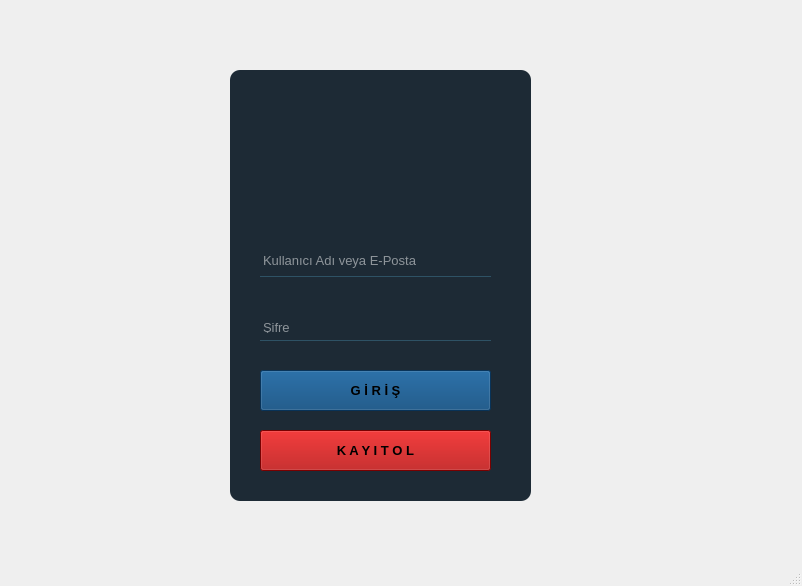
<?xml version="1.0" encoding="UTF-8"?>
<ui version="4.0">
 <class>MainWindow</class>
 <widget class="QMainWindow" name="MainWindow">
  <property name="geometry">
   <rect>
    <x>0</x>
    <y>0</y>
    <width>802</width>
    <height>586</height>
   </rect>
  </property>
  <property name="windowTitle">
   <string>MainWindow</string>
  </property>
  <widget class="QWidget" name="centralwidget">
   <widget class="QStackedWidget" name="stackedWidget">
    <property name="geometry">
     <rect>
      <x>20</x>
      <y>10</y>
      <width>781</width>
      <height>601</height>
     </rect>
    </property>
    <property name="styleSheet">
     <string notr="true"/>
    </property>
    <property name="currentIndex">
     <number>0</number>
    </property>
    <widget class="QWidget" name="page">
     <widget class="QLabel" name="label">
      <property name="geometry">
       <rect>
        <x>210</x>
        <y>60</y>
        <width>301</width>
        <height>431</height>
       </rect>
      </property>
      <property name="styleSheet">
       <string notr="true">background-color:rgba(16,30,41,240);
border-radius:10px;</string>
      </property>
      <property name="text">
       <string/>
      </property>
     </widget>
     <widget class="QLineEdit" name="lineEdit">
      <property name="geometry">
       <rect>
        <x>240</x>
        <y>240</y>
        <width>231</width>
        <height>27</height>
       </rect>
      </property>
      <property name="font">
       <font>
        <pointsize>10</pointsize>
       </font>
      </property>
      <property name="styleSheet">
       <string notr="true">background-color:rgba(0,0,0,0);
border:1px solid rgba(0,0,0,0);
border-bottom-color:rgba(46,82,101,255);
color:rgba(255,255,255);
padding-bottom:7px</string>
      </property>
      <property name="placeholderText">
       <string>Kullanıcı Adı veya E-Posta</string>
      </property>
     </widget>
     <widget class="QLineEdit" name="lineEdit_2">
      <property name="geometry">
       <rect>
        <x>240</x>
        <y>310</y>
        <width>231</width>
        <height>21</height>
       </rect>
      </property>
      <property name="font">
       <font>
        <pointsize>10</pointsize>
       </font>
      </property>
      <property name="styleSheet">
       <string notr="true">background-color:rgba(0,0,0,0);
border:1px solid rgba(0,0,0,0);
border-bottom-color:rgba(46,82,101,255);
color:rgba(255,255,255);
padding-bottom:7px</string>
      </property>
      <property name="echoMode">
       <enum>QLineEdit::Password</enum>
      </property>
      <property name="placeholderText">
       <string>Şifre</string>
      </property>
     </widget>
     <widget class="QPushButton" name="pushButton">
      <property name="geometry">
       <rect>
        <x>240</x>
        <y>360</y>
        <width>231</width>
        <height>41</height>
       </rect>
      </property>
      <property name="font">
       <font>
        <pointsize>10</pointsize>
        <weight>75</weight>
        <bold>true</bold>
       </font>
      </property>
      <property name="styleSheet">
       <string notr="true">QpushButton#pushButton{
background-color:rgba(2,65,118,255);
color:rgba(255,255,255,200);
border-radius:6px;
}
QPushButton#pushButton:pressed{
padding-left:5px;
padding-top:5px;
background-color:rgba(2,65,118,100);
background-position:calc(100%-10px)center;

}

QPushButton#pushButton{
background-color:rgba(2,65,118,200);
}</string>
      </property>
      <property name="text">
       <string>G İ R İ Ş</string>
      </property>
     </widget>
     <widget class="QPushButton" name="pushButton_2">
      <property name="geometry">
       <rect>
        <x>240</x>
        <y>420</y>
        <width>231</width>
        <height>41</height>
       </rect>
      </property>
      <property name="font">
       <font>
        <pointsize>10</pointsize>
        <weight>75</weight>
        <bold>true</bold>
       </font>
      </property>
      <property name="styleSheet">
       <string notr="true">background-color: rgb(170, 0, 0);</string>
      </property>
      <property name="text">
       <string>K A Y I T O L</string>
      </property>
     </widget>
    </widget>
    <widget class="QWidget" name="page_3">
     <widget class="QWidget" name="formLayoutWidget">
      <property name="geometry">
       <rect>
        <x>200</x>
        <y>90</y>
        <width>271</width>
        <height>101</height>
       </rect>
      </property>
      <layout class="QFormLayout" name="formLayout">
       <item row="0" column="0">
        <widget class="QLabel" name="label_3">
         <property name="font">
          <font>
           <pointsize>10</pointsize>
           <weight>75</weight>
           <bold>true</bold>
          </font>
         </property>
         <property name="text">
          <string>Kullanıcı adı:</string>
         </property>
        </widget>
       </item>
       <item row="0" column="1">
        <widget class="QLineEdit" name="lineEdit_3">
         <property name="font">
          <font>
           <pointsize>12</pointsize>
           <weight>75</weight>
           <bold>true</bold>
          </font>
         </property>
        </widget>
       </item>
       <item row="1" column="0">
        <widget class="QLabel" name="label_2">
         <property name="font">
          <font>
           <pointsize>10</pointsize>
           <weight>75</weight>
           <bold>true</bold>
          </font>
         </property>
         <property name="text">
          <string>Şifre:</string>
         </property>
        </widget>
       </item>
       <item row="1" column="1">
        <widget class="QLineEdit" name="lineEdit_4">
         <property name="font">
          <font>
           <pointsize>12</pointsize>
           <weight>75</weight>
           <bold>true</bold>
          </font>
         </property>
        </widget>
       </item>
       <item row="2" column="0">
        <widget class="QLabel" name="label_4">
         <property name="font">
          <font>
           <pointsize>10</pointsize>
           <weight>75</weight>
           <bold>true</bold>
          </font>
         </property>
         <property name="text">
          <string>E-Posta:</string>
         </property>
        </widget>
       </item>
       <item row="2" column="1">
        <widget class="QLineEdit" name="lineEdit_5">
         <property name="font">
          <font>
           <pointsize>12</pointsize>
           <weight>75</weight>
           <bold>true</bold>
          </font>
         </property>
        </widget>
       </item>
      </layout>
     </widget>
     <widget class="QPushButton" name="pushButton_3">
      <property name="geometry">
       <rect>
        <x>200</x>
        <y>200</y>
        <width>111</width>
        <height>51</height>
       </rect>
      </property>
      <property name="text">
       <string>KAYIT OL</string>
      </property>
     </widget>
     <widget class="QPushButton" name="pushButton_4">
      <property name="geometry">
       <rect>
        <x>360</x>
        <y>200</y>
        <width>111</width>
        <height>51</height>
       </rect>
      </property>
      <property name="text">
       <string>GERİ GİT</string>
      </property>
     </widget>
    </widget>
    <widget class="QWidget" name="page_2"/>
   </widget>
  </widget>
  <widget class="QMenuBar" name="menubar">
   <property name="geometry">
    <rect>
     <x>0</x>
     <y>0</y>
     <width>802</width>
     <height>21</height>
    </rect>
   </property>
  </widget>
  <widget class="QStatusBar" name="statusbar"/>
 </widget>
 <resources/>
 <connections/>
</ui>
